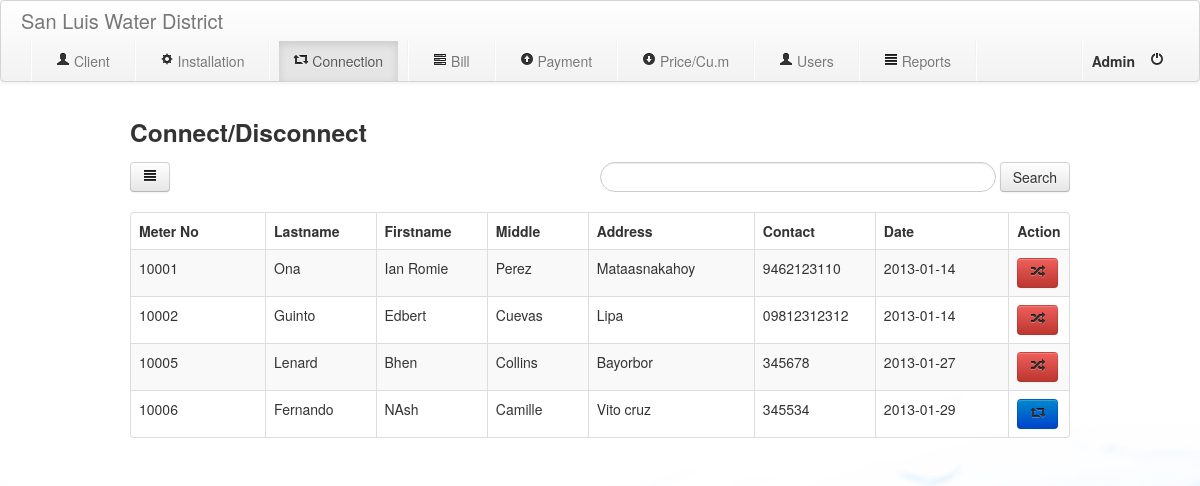
Screenshot of /index.php?module=connection (signed in) with the database file from the repository.
### tables this page shows
CREATE TABLE IF NOT EXISTS `client` (
  `id` int(11) NOT NULL AUTO_INCREMENT,
  `meter_num` int(11) NOT NULL,
  `firstname` varchar(30) NOT NULL,
  `lastname` varchar(30) NOT NULL,
  `middlename` varchar(20) NOT NULL,
  `address` text NOT NULL,
  `contact` varchar(20) NOT NULL,
  `status` varchar(20) NOT NULL,
  `connected` varchar(50) NOT NULL,
  PRIMARY KEY (`id`)
);

CREATE TABLE IF NOT EXISTS `installation` (
  `installationId` int(11) NOT NULL AUTO_INCREMENT,
  `dateInstalled` varchar(30) NOT NULL,
  `client` int(11) NOT NULL,
  `meter_id` int(11) NOT NULL,
  PRIMARY KEY (`installationId`)
);

### connection.php (the view, shortened to what this page needs)
<div class="container">
 <h3>Connect/Disconnect</h3>
 <a href="index.php?module=history" role="button" data-toggle="modal" class="btn" style="margin-right:10px"><i class="icon-align-justify"></i></a>
       <div class="pull-right">
            <form class="form-search" method="get" action="index.php">
                  <input type="text" name="installed" class="input-medium search-query span5" value="<?php if(isset($_GET['installed'])){echo $_GET['installed'];}?>">
                  <input type="submit" class="btn" name="searchInstalled" value="Search">
            </form>
      </div>
 <table class="table table-bordered table-striped">
            	<thead>
            		<tr>
            			<th class="span3">Meter No</th>
            			<th class="span2">Lastname</th>
            			<th class="span2">Firstname</th>
            			<th class="span2">Middle</th>
            			<th class="span3">Address</th>
                        <th class="span2">Contact</th>
            			<th class="span3">Date</th>
            			<th class="span1">Action</th>
            		</tr>
            	</thead>
            	<tbody>
            	<?php
                        $search="";
            		$listClient = mysql_query("select c.id as id,
                                                          c.meter_num as meter_num,
                                                          c.lastname as lastname,
                                                          c.firstname as firstname,
                                                          c.middlename as middlename,
                                                          c.address as address,
                                                          c.contact as contact,
                                                          c.status as status,
                                                          c.connected as connected,
                                                          i.dateInstalled as date,
                                                          i.installationId as installationId
                                                   from client c,installation i
                                                   where c.meter_num=i.meter_id and c.status='INSTALLED' ".$search." ");
            		$numrows = mysql_num_rows($listClient);
            		if($numrows!=0){
            		while($row=mysql_fetch_assoc($listClient)){
            	?>
            		<tr>
            			<td><?php echo $row["meter_num"];?></td>
            			<td><?php echo $row["lastname"];?></td>
            			<td><?php echo $row["firstname"];?></td>
            			<td><?php echo $row["middlename"];?></td>
            			<td><?php echo $row["address"];?></td>
                        <td><?php echo $row["contact"];?></td>
            			<td><?php echo $row["date"];?></td>
            			<?php
            				$statusIcon="";
            				$statusTitle="";
            				$statusId="";
            				if($row["connected"]=='CONNECTED'){
            					$statusIcon="icon-random";
            					$statusTitle="Disconnect";
            					$statusId="disconnect";
            					$statusBot="danger";
            				}
            				else{
            					$statusIcon="icon-retweet";
            					$statusTitle="Connect";
            					$statusId="connect";
            					$statusBot="primary";
            				}
            			?>
            			<td><a href="#" rel="tooltip" title="<?php echo $statusTitle;?>" class="btn btn-<?php echo $statusBot;?> id_<?php echo $row["meter_num"];?> <?php echo $statusId;?>" style="width:15px"><i class="<?php echo $statusIcon;?>"></i></a></td>
            		</tr>
                <?php }}else {
                  ?>
                        <tr><td colspan="100%"><i>No records.</i></td></tr>
                  <?php
                        }
            	?>
            	</tbody>
            </table>
</div>

### rows the page displays
client: meter_num "10001", lastname "Ona", firstname "Ian Romie", middlename "Perez", address "Mataasnakahoy", contact "9462123110", installation.dateInstalled "2013-01-14"
client: meter_num "10002", lastname "Guinto", firstname "Edbert", middlename "Cuevas", address "Lipa", contact "09812312312", installation.dateInstalled "2013-01-14"
client: meter_num "10005", lastname "Lenard", firstname "Bhen", middlename "Collins", address "Bayorbor", contact "345678", installation.dateInstalled "2013-01-27"
client: meter_num "10006", lastname "Fernando", firstname "NAsh", middlename "Camille", address "Vito cruz", contact "345534", installation.dateInstalled "2013-01-29"

### other values shown
$_SESSION['name'] "Admin"
